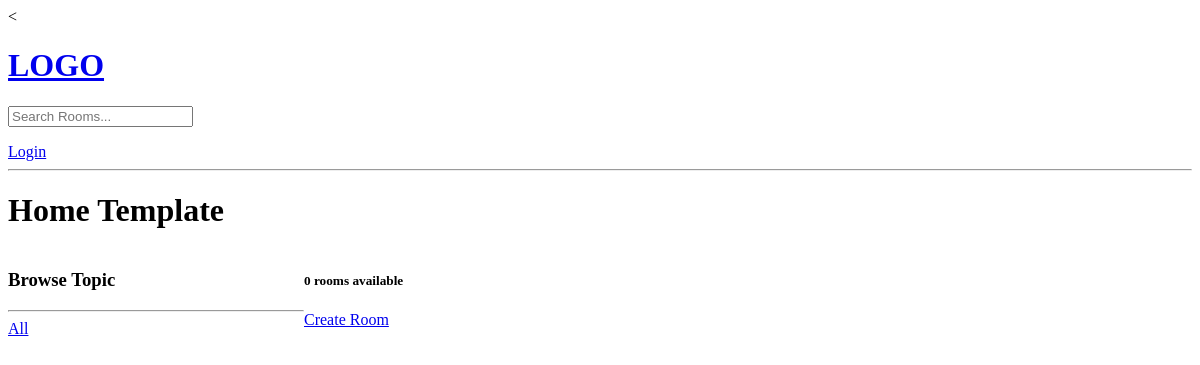
/?q=Javascript, run on an earlier commit of the app's database.
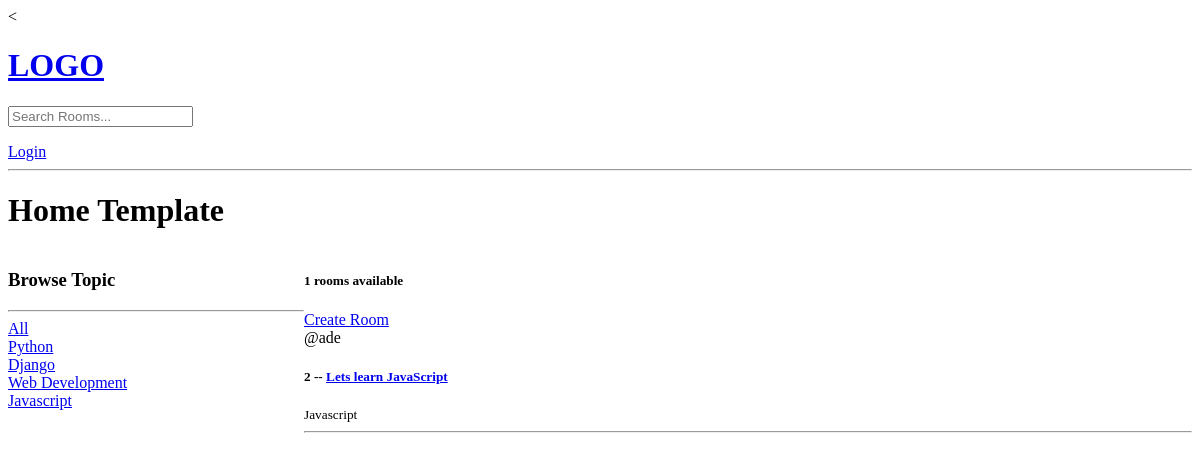
And on a later commit of the database.
### base/models.py (models this page shows, shortened)
class Topic(models.Model):
    name = models.CharField(max_length=200)

class Room(models.Model):
    host = models.ForeignKey(User, on_delete=models.SET_NULL, null=True)
    topic = models.ForeignKey(Topic, on_delete=models.SET_NULL, null=True)
    name = models.CharField(max_length=200)
    description = models.TextField(null=True, blank=True)
    participants = models.ManyToManyField(User, related_name='participants', blank=True)
    update = models.DateTimeField(auto_now=True)
    created = models.DateTimeField(auto_now_add=True)
    class Meta:
        ordering = ['-update', '-created']

### base/views.py (the view)
# urls.py: path('', views.home, name="home"),
def home(request):
    q = request.GET.get('q') if request.GET.get('q') != None else ''
    rooms = Room.objects.filter(Q(topic__name__icontains=q) |
                                Q(name__icontains=q) |
                                Q(description__icontains=q)
    )
    topics = Topic.objects.all()
    room_count = rooms.count()
    context = {'rooms' : rooms, 'topics': topics, 'room_count': room_count}
    return render(request, 'base/home.html', context)

### base/templates/base/home.html (shortened to what this page needs)
{% extends 'main.html' %}
{% block content %}
  <h1>Home Template</h1>
  <div class="home-container">
    <div>
      <h3>Browse Topic</h3>
      <hr>
      <div>
        <a href="{% url 'home' %}">All</a>
      </div>
      {% for topic in topics%}
        <div>
          <a href="{% url 'home' %}?q={{topic.name}}">{{topic.name}}</a>
        </div>
      {% endfor %}
    </div>
    <div>
      <h5>{{room_count}} rooms available</h5>
      <a href="% url 'creat-room' %">Create Room</a>
      <div>
        {% for room in rooms %}
          <div>
            <span>@{{ room.host.username }}</span>
            <h5>{{ room.id }} -- <a href="% url 'room' room.id %}">{{ room.name }}</a></h5>
            <small>{{ room.topic.name }}</small>
            <hr />
          </div>
        {% endfor %}
      </div>
    </div>
  </div>
{% endblock %}

What changed in the data, as far as the page shows it:
added Topic: name "Python"
added Topic: name "Django"
added Topic: name "Web Development"
added Topic: name "Javascript"
added Room: host.username "ade", id "2", name "Lets learn JavaScript", topic.name "Javascript"
Also different on the page:
{{ room_count }}: "0" → "1"
